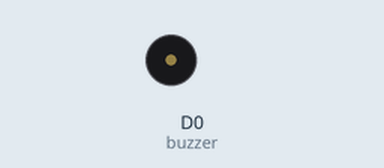
Recording of a sketch running on a simulated ESP8266 (NodeMCU). On the bench: buzzer (waves = sounding).

Above: at 0.3 s.
At 30.4 s:
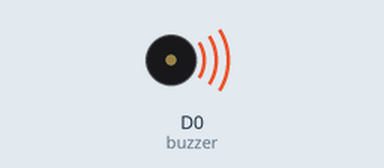
Timing chart, 0 to 32.0 s (numbered marks = the images above):
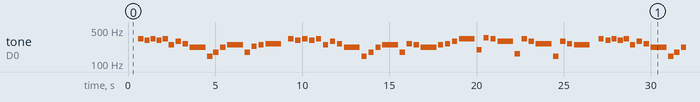

Measured:
- by itself, tone on D0 (buzzer): plays 329 Hz for 0.30 s, 311 Hz for 0.30 s, 329 Hz for 0.30 s, 311 Hz for 0.30 s, 329 Hz for 0.30 s, 246 Hz for 0.30 s … (229 notes in this stretch)

The sketch:

flueElse.ino
```cpp
// (licence header left out)
int buzzer = D0;
void setup() {
  pinMode(buzzer, OUTPUT);
}
void loop() {

  // play e4
  delay(600);
  tone(buzzer, 329.63, 300);
  delay(350);
  // play d4#
  tone(buzzer, 311.13, 300);
  delay(350);
  // play e4
  tone( buzzer, 329.63, 300);
  delay(350);
  // play d4#
  tone( buzzer,311.13, 300);
  delay(350);
  // play e4
  tone(buzzer, 329.63, 300);
  delay(350);
  // play b3
  tone( buzzer, 246.94, 300);
  delay(400);
  // play d4
  tone(buzzer, 293.66,300);
  delay(400);
  // play c4
  tone(buzzer, 261.63,300);
  delay(400);
  // play a3
  tone(buzzer, 220, 900);
  delay(1000);
  // play d3
  tone(buzzer,146.83, 300);
  delay(350);
  //play f3
  tone(buzzer, 174.61, 300);
  delay(400);
  //play a3
  tone(buzzer, 220, 300);
  delay(400);
  // play b3
  tone(buzzer, 246.94, 900);
  delay(1000);
  // play f3
  tone(buzzer, 174.61, 300);
  delay(400);
  // play a3#
  tone(buzzer, 233.08, 300);
  delay(400);
  // play b3
  tone(buzzer, 246.94, 300);
  delay(400);
  // play c4
  tone(buzzer, 261.63, 900);
  delay(1000);
  delay(300);
  // play e4
  tone(buzzer, 329.63, 300);
  delay(400);
  // play d4#
  tone(buzzer, 311.13, 300);
  delay(400);
  // play e4
  tone(buzzer, 329.63, 300);
  delay(400);
  // play d4#
  tone(buzzer, 311.13, 300);
  delay(400);
  // play e4
  tone(buzzer, 329.63, 300);
  delay(400);
  // play b3
  tone(buzzer, 246.94, 300);
  delay(400);
  // play d4
  tone(buzzer, 293.66, 300);
  delay(400);
  // play c4
  tone(buzzer, 261.63, 300);
  delay(400);
  // play a3
  tone(buzzer, 220, 900);
  delay(1000);
  // play d3
  tone(buzzer, 146.83, 300);
  delay(400);
  // play f3
  tone(buzzer, 174.61, 300);
  delay(400);
  // play a3
  tone(buzzer, 220, 300);
  delay(400);
  // play b3
  tone(buzzer, 246.94, 900);
  delay(1000);
  // play f3
  tone(buzzer, 174.61, 300);
  delay(400);
  // play c4
  tone(buzzer, 261.63, 300);
  delay(400);
  // play b3
  tone(buzzer, 246.94, 300);
  delay(400);
  // play a3
  tone(buzzer, 220, 900);
  delay(1000);
  // play b3
  tone(buzzer,246.94, 300);
  delay(400);
   // play c4
  tone(buzzer, 261.63, 300);
  delay(400);
  // play d4
  tone(buzzer, 293.66, 300);
  delay(400);
  // play e4
  tone(buzzer, 329.63, 900);
  delay(1000);
  // play g3
  tone(buzzer, 196, 300);
  delay(400);
  // play f4
  tone(buzzer, 349.23, 300);
  delay(400);
  //play e4
  tone(buzzer, 329.23, 300);
  delay(400);
  // play d4
  tone(buzzer, 293.63, 900);
  delay(1000);
  // play e3
  tone(buzzer,164.81, 300);
  delay(400);
  // play e4
  tone(buzzer, 329.63, 300);
  delay(400);
  // play d4
  tone(buzzer, 293.63, 300);
  delay(400);
  // play c4
  tone(buzzer, 261.63, 900);
  delay(1000);
  // play d3
  tone(buzzer, 146.83, 300);
  delay(400);
    // play d4
  tone(buzzer, 293.63, 300);
  delay(400);
  // play c4
  tone(buzzer, 261.63, 300);
  delay(400);
  // play b3
  tone(buzzer, 246.94, 900);
  delay(1000);
  delay(400);
  // play e4
  tone(buzzer, 329.63, 300);
  delay(400);
  // play d4#
  tone(buzzer, 311.13, 300);
  delay(350);
  // play e4
  tone( buzzer, 329.63, 300);
  delay(350);
  // play d4#
  tone( buzzer,311.13, 300);
  delay(350);
  // play e4
  tone(buzzer, 329.63, 300);
  delay(350);
  // play b3
  tone( buzzer, 246.94, 300);
  delay(400);
  // play d4
  tone(buzzer, 293.66,300);
  delay(400);
  // play c4
  tone(buzzer, 261.63,300);
  delay(400);
  // play a3
  tone(buzzer, 220, 900);
  delay(1000);
  // play d3
  tone(buzzer,146.83, 300);
  delay(350);
  //play f3
  tone(buzzer, 174.61, 300);
  delay(400);
  //play a3
  tone(buzzer, 220, 300);
  delay(400);
  // play b3
  tone(buzzer, 246.94, 900);
  delay(1000);
  // play f3
  tone(buzzer, 174.61, 300);
  delay(400);
  // play a3
  tone(buzzer, 233.08, 300);
  delay(400);
  // play b3
  tone(buzzer, 246.94, 300);
  delay(400);
  // play c4
  tone(buzzer, 261.63, 900);
  delay(1000);
  delay(300);
  // play e4
  tone(buzzer, 329.63, 300);
  delay(400);
  // play d4#
  tone(buzzer, 311.13, 300);
  delay(400);
  // play e4
  tone(buzzer, 329.63, 300);
  delay(400);
  // play d4#
  tone(buzzer, 311.13, 300);
  delay(400);
  // play e4
  tone(buzzer, 329.63, 300);
  delay(400);
  // play b3
  tone(buzzer, 246.94, 300);
  delay(400);
  // play d4
  tone(buzzer, 293.66, 300);
  delay(400);
  // play c4
  tone(buzzer, 261.63, 300);
  delay(400);
  // play a3
  tone(buzzer, 220, 900);
  delay(1000);
  // play d3
  tone(buzzer, 146.83, 300);
  delay(400);
  // play f3
  tone(buzzer, 174.61, 300);
  delay(400);
  // play a3
  tone(buzzer, 220, 300);
  delay(400);
  // play b3
  tone(buzzer, 246.94, 900);
  delay(1000);
  // play f3
  tone(buzzer, 174.61, 300);
  delay(400);
  // play c4
  tone(buzzer, 261.63, 300);
  delay(400);
  // play b3
  tone(buzzer, 246.94, 300);
  delay(400);
  // play a3
  tone(buzzer, 220, 900);
  delay(1000);

  delay(5000);


}
```
